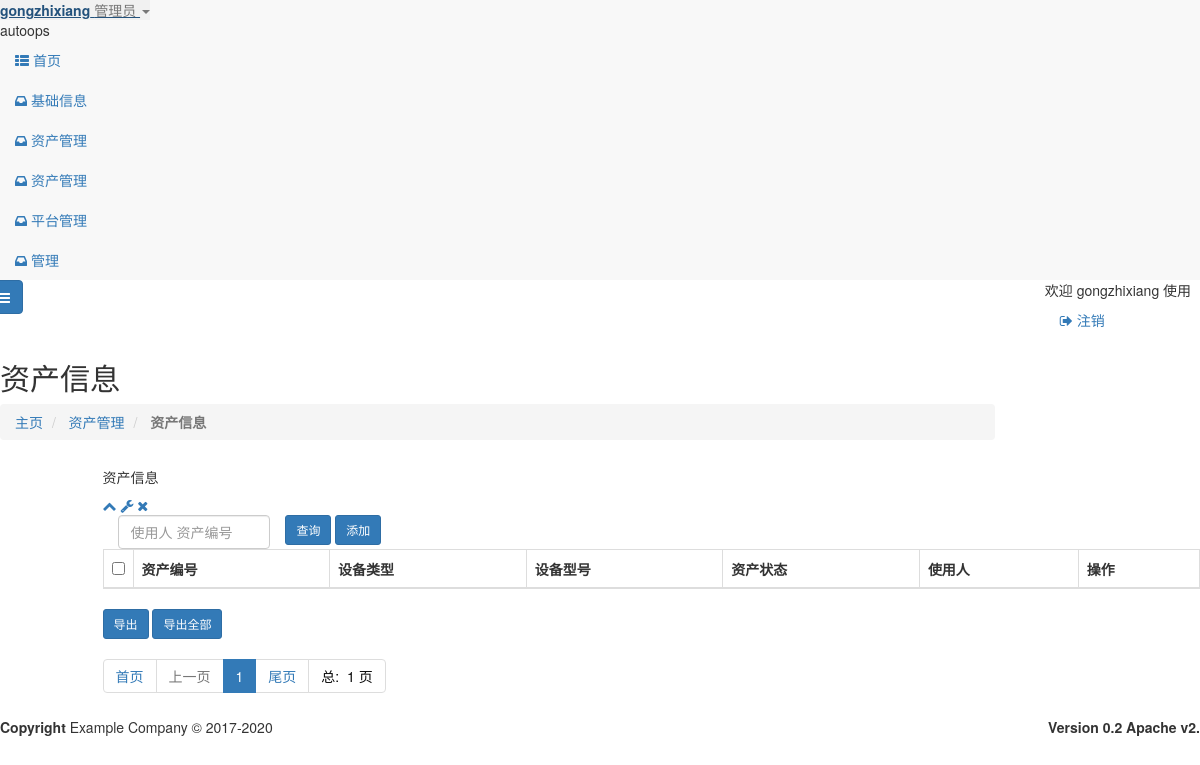
Page /asstes/assets.html (signed in) on the earlier database version.
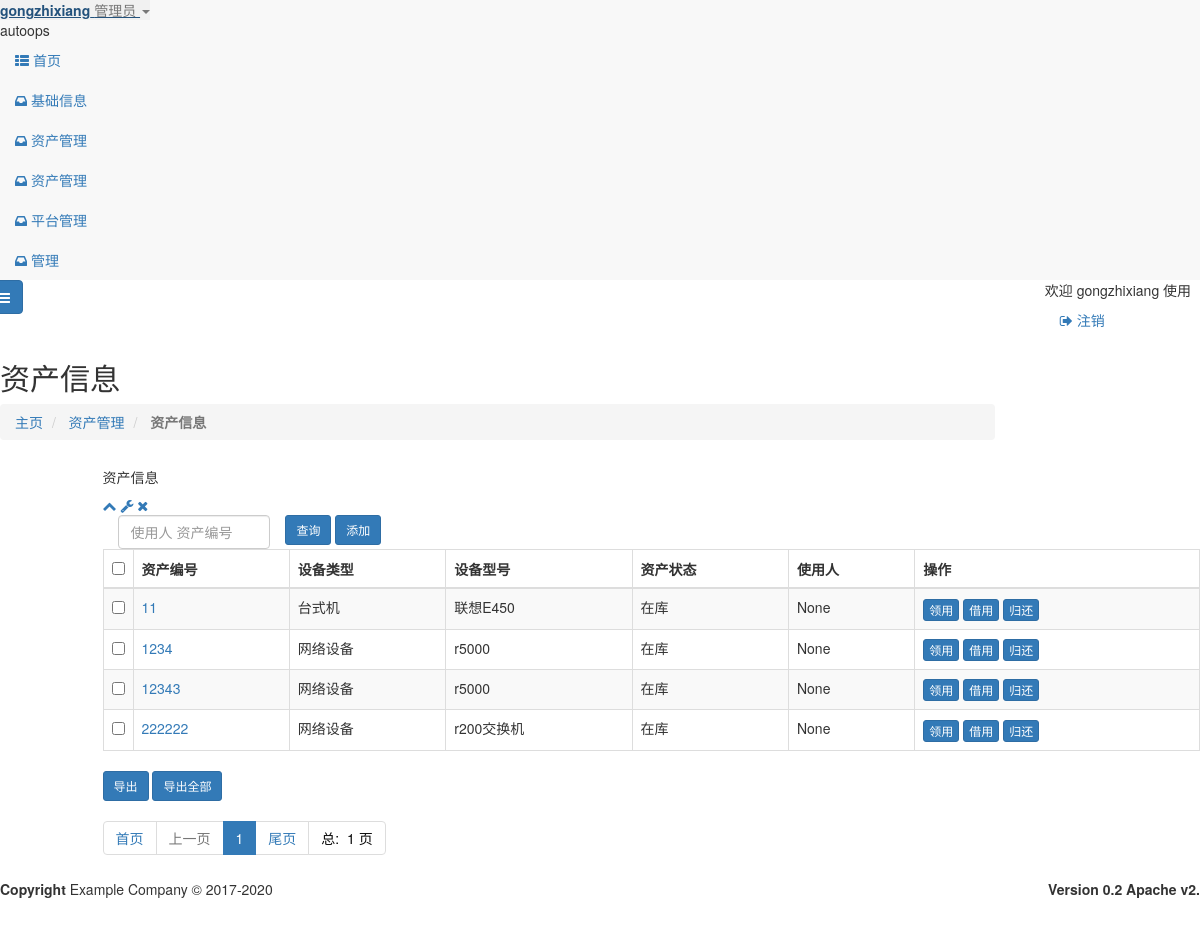
Same page on the later database version.
### assets/models.py (models this page shows, shortened)
class assets(models.Model):
    uid = models.CharField(max_length=24,primary_key=True,verbose_name='资产编号',db_index=True)
    utype = models.ForeignKey(to=platform,on_delete=models.CASCADE,to_field='id',verbose_name='设备类型')
    usize = models.ForeignKey(to=platform_size,on_delete=models.CASCADE,to_field='id',verbose_name='设备型号')
    uconf = models.TextField(max_length=128,verbose_name='设备配置')
    active = models.ForeignKey(to=active,to_field='id',on_delete=models.CASCADE,verbose_name='状态',default=1)
    ctime = models.DateField(verbose_name='入库时间')
    user = models.CharField(verbose_name='使用人',max_length=24,db_index=True,null=True,blank=True)
    otime = models.DateField(verbose_name='领（借）用时间',null=True,blank=True)
    gtime = models.DateField(verbose_name='归还时间',null=True,blank=True)
    class Meta:
        db_table = "assets"
        verbose_name = "固定资产"
        verbose_name_plural = '固定资产'
        permissions = {
            ('read_assets', u"quit"
                            u"只读资产库"),
        }

class active(models.Model):
    name = models.CharField(max_length=24,verbose_name='状态',unique=True)
    class Meta:
        db_table = 'active'
        verbose_name = '资产状态'
        verbose_name_plural = verbose_name
    def __str__(self):
        return self.name

### base_info/models.py (models this page shows)
class platform(models.Model):
    id =models.AutoField(primary_key=True, blank=False, verbose_name='id')
    name = models.CharField(max_length=24, verbose_name='设备类型')
    class Meta:
        db_table = "platform"
        verbose_name = "设备类型"
        verbose_name_plural = '设备类型'
    def __str__(self):
        return self.name

class platform_size(models.Model):
    name = models.CharField(max_length=24,verbose_name='设备型号')
    platform = models.ForeignKey(verbose_name="设备型号",to=platform,to_field='id',on_delete=models.CASCADE)
    class Meta:
        db_table = "platform_size"
        verbose_name = "设备型号"
        verbose_name_plural = '设备型号'
    def __str__(self):
        return self.name

### assets/views.py (the view)
# urls.py: path('assets.html', views.AssetsList.as_view(), name='assets_list'),
class AssetsList(LoginRequiredMixin,ListView):
    template_name = 'assets/assets.html'
    model = assets
    context_object_name = 'assets_list'
    paginate_by = settings.DISPLAY_PER_PAGE
    ordering = ("active")
    def get_queryset(self):
        if self.request.GET.get('name'):
            query = self.request.GET.get('name', None)
            print(query)
            try:
                queryset =super().get_queryset().filter(Q(user=query)|Q(uid=query)).order_by('active')
            except BaseException:
                queryset =super().get_queryset().filter(Q(user=query)).order_by('active')
        else:
            queryset = super().get_queryset()
        return queryset

### templates/assets/assets.html (shortened to what this page needs)
{% extends "base.html" %}
{% load  static %}
{% block page-content %}
    <div class="row wrapper border-bottom white-bg page-heading ">
        <div class="col-lg-10">
            <h2>资产信息</h2>
            <ol class="breadcrumb">
                <li>
                    <a href="{% url "index" %}">主页</a>
                </li>
                <li>
                    <a>资产管理</a>
                </li>
                <li class="active">
                    <strong>资产信息</strong>
                </li>
            </ol>
        </div>
        <div class="col-lg-2" id="split-left">
        </div>
    </div>
    <div class="wrapper wrapper-content animated fadeInRight">
        <div class="row">
            <div class="col-lg-1" id="split-left">
                <div class="ibox float-e-margins">
                    <div class="ibox-content mailbox-content" style="padding-top: 0">
                        <div class="file-manager ">
                            <div class="clearfix">
                            </div>
                        </div>
                    </div>
                </div>
            </div>
            <div class="col-lg-11" id="split-right">
                <div class="ibox float-e-margins">
                    <div class="ibox-title">
                        <h5>资产信息</h5>
                        <div class="ibox-tools">
                            <a class="collapse-link">
                                <i class="fa fa-chevron-up"></i>
                            </a>
                            <a class="dropdown-toggle" data-toggle="dropdown" href="#">
                                <i class="fa fa-wrench"></i>
                            </a>
                            <a class="close-link">
                                <i class="fa fa-times"></i>
                            </a>
                        </div>
                    </div>
                    <div class="ibox-content">
                        <div class="table-responsive">
                            <form id="cha" class="form-horizontal" action="{% url 'assets:assets_list' %}" method="GET">
                                <div class="col-md-2"><input type="text" class="form-control" name="name"
                                                             placeholder="使用人 资产编号" ></div>
                                <button class="btn btn-sm btn-primary" type="submit">查询</button>
                                <a href="{% url  'assets:assets_add' %}" class=" btn btn-sm btn-primary ">
                                    添加</a>
                            </form>
                            <form id="del_form_cmdb_all" class="form-horizontal  "
                                  action="{% url "cmdb:cmdb_export" %}" method="post">
                                <table class="table table-striped table-bordered table-hover dataTables-cmdb">
                                    <thead>
                                    <tr>
                                        <th width="20"><input type="checkbox" id="CheckedAll"></th>
                                        <th>资产编号</th>
                                        <th>设备类型</th>
                                        <th>设备型号</th>
                                        <th>资产状态</th>
                                        <th>使用人</th>
                                        <th>操作</th>
                                    </tr>
                                    </thead>
                                    <tbody>
                                    {% for   row   in   assets_list %}
                                        <tr class="gradeA" id="{{ row.id }}">
                                            <td><input type="checkbox" value="{{ row.uid }}" name="id"></td>
                                            <td class="center">
                                                <a href='{% url 'assets:assets_detail' row.uid %}'>{{ row.uid }}</a>
                                            </td>
                                            <td class="center">{{ row.utype }}</td>
                                            <td class="center">{{ row.usize }}</td>
                                            <td class="center">{{ row.active }}</td>
                                            <td class="center">{{ row.user }}</td>
                                            <td><a class="btn btn-primary  btn-xs "
                                                   href="{% url "assets:assets_update_g" pk=row.uid %} ">领用</a>
                                                <a class="btn btn-primary  btn-xs "
                                                   href="{% url "assets:assets_update_o" pk=row.uid %} ">借用</a>
                                                <a class="btn btn-primary  btn-xs "
                                                   href="{% url "assets:assets_update_i" pk=row.uid %} ">归还</a>
                                            </td>
                                        </tr>
                                    {% endfor %}
                                    </tbody>
                                </table>
                                <button class="btn btn-sm btn-primary" type="submit">导出</button>
                                <a href="{% url "cmdb:cmdb_export" %}" class="btn btn-sm btn-primary ">导出全部</a>
                                <div>
                                    <ul class="pagination">
                                        <li><a href="{% url "assets:assets_list" %}?page=1">首页 </a></li>
                                        {% if  page_obj.has_previous %}
                                            <li>
                                                <a href="{% url "assets:assets_list" %}?page={{ page_obj.previous_page_number }}&{{ search_data }}">
                                                    上一页 </a></li>
                                        {% else %}
                                            <li class="disabled"><a> 上一页 </a></li>
                                        {% endif %}
                                        {% for p in paginator.page_range %}
                                            {% if  search_data %}
                                                {% if p == page_obj.number %}
                                                    <li class="active"><a
                                                            href="{% url "assets:assets_list" %}?page={{ p }}&{{ search_data }}"> {{ p }} </a>
                                                    </li>
                                                {% else %}
                                                    <li>
                                                        <a href="{% url "assets:assets_list" %}?page={{ p }}&{{ search_data }}"> {{ p }} </a>
                                                    </li>
                                                {% endif %}
                                            {% else %}
                                                {% if p == page_obj.number %}
                                                    <li class="active"><a
                                                            href="{% url "assets:assets_list" %}?page={{ p }}"> {{ p }} </a>
                                                    </li>
                                                {% else %}
                                                    <li>
                                                        <a href="{% url "assets:assets_list" %}?page={{ p }}"> {{ p }} </a>
                                                    </li>
                                                {% endif %}
                                            {% endif %}
                                        {% endfor %}
                                        <li>
                                            <a href="{% url "assets:assets_list" %}?page={{ page_obj.paginator.num_pages }}">尾页 </a>
                                        </li>
                                        <li><span
                                                style="color: #0a0a0a">总: &nbsp;{{ page_obj.paginator.num_pages }} 页 </span>
                                        </li>
                                    </ul>
                                </div>
                            </form>
                        </div>
                    </div>
                </div>
            </div>
        </div>
    </div>
{% endblock %}

### templates/base.html (shortened to what this page needs)
<!DOCTYPE html>
<html>
<head>
    {% include  "_css.html" %}
</head>
<body>
<div id="wrapper" class="container1">
    {% include "_nav.html" %}
    <div id="page-wrapper" class="gray-bg">
        {% include  "_navbar-static-top.html" %}
        {% block page-content %}
        {% endblock %}
        {% include  "_footer.html" %}
    </div>
</div>
</body>
</html>

### templates/_css.html
{% load  static %}
<link href=" {% static  "css/bootstrap.min.css" %}" rel="stylesheet">
<link href="{% static  "font-awesome/css/font-awesome.css" %}" rel="stylesheet">
<link href="{% static  "css/animate.css" %}" rel="stylesheet">
<link href="{% static "css/style.css"  %} " rel="stylesheet">
<link href="{% static "css/datatables.min.css"%} "   rel="stylesheet">
<link href="{% static "css/plugins/select2/select2.min.css"%} "   rel="stylesheet">
<link href="{% static  "css/plugins/sweetalert/sweetalert.css"%}" rel="stylesheet">
<link href="{% static "css/animate.css"%}" rel="stylesheet">
<link href="{% static "css/style.css"%}" rel="stylesheet">
<link  href="{% static  "css/plugins/toastr/toastr.min.css" %}"  rel="stylesheet">

### templates/_nav.html (shortened to what this page needs)
<nav class="navbar-default navbar-static-side  " role="navigation">
    <div class="sidebar-collapse">
        <ul class="nav metismenu" id="side-menu">
            <li class="nav-header">
                <div class="dropdown profile-element">
                    <a data-toggle="dropdown" class="dropdown-toggle" href="#">
                            <span class="clear"> <span class="block m-t-xs"> <strong
                                    class="font-bold">{{ user }}</strong>
                             </span> <span class="text-muted text-xs block">
                                {% ifequal  user.is_superuser  1 %}
                                    管理员 {% else %} 普通用户 {% endifequal %}
                                <b class="caret"></b></span> </span>
                    </a>
                </div>
                <div class="logo-element">
                    autoops
                </div>
            </li>
            <li>
                <a href="{% url "index" %}"><i class="fa fa-th-list"></i> <span class="nav-label">首页</span>
                </a>
            </li>
            <li>
                <a href="#"><i class="fa fa-inbox"></i> <span class="nav-label">基础信息</span>
                    </a>
            </li>
                    <li>
                <a href="#"><i class="fa fa-inbox"></i> <span class="nav-label">资产管理</span>
                    </a>
            </li>
            <li>
                <a href="#"><i class="fa fa-inbox"></i> <span class="nav-label">资产管理</span>
                    </a>
            </li>
            <li>
                <a href="#"><i class="fa fa-inbox"></i> <span class="nav-label">平台管理</span>
                    </a>
            </li>
            <li>
                <a href="#"><i class="fa fa-inbox"></i> <span class="nav-label">管理</span>
                    </a>
            </li>
        </ul>
    </div>
</nav>

### templates/_navbar-static-top.html
<div class="row border-bottom">
            <nav class="navbar navbar-static-top" role="navigation" style="margin-bottom: 0">
                <div class="navbar-header">
                    <a class="navbar-minimalize minimalize-styl-2 btn btn-primary " href="#"><i class="fa fa-bars"></i> </a>
                </div>
                <ul class="nav navbar-top-links navbar-right">
                    欢迎 {{  user  }} 使用   &nbsp; &nbsp; &nbsp; &nbsp; &nbsp;
                    <li>
                        <a href="">
                            <i class="fa fa-sign-out"></i> 注销
                        </a>
                    </li>
                </ul>
            </nav>
        </div>

### templates/_footer.html
  <div class="footer">
            <div class="pull-right">
               <strong>Version 0.2  Apache v2.</strong>
            </div>
            <div>
                <strong>Copyright</strong> Example Company &copy; 2017-2020
            </div>
        </div>

### templates/_js.html (shortened to what this page needs)
{% load  static %}

Differences in the rows shown:
added assets: uid "11", utype "台式机", usize "联想E450", active "在库", user "None"
added assets: uid "1234", utype "网络设备", usize "r5000", active "在库", user "None"
added assets: uid "12343", utype "网络设备", usize "r5000", active "在库", user "None"
added assets: uid "222222", utype "网络设备", usize "r200交换机", active "在库", user "None"
